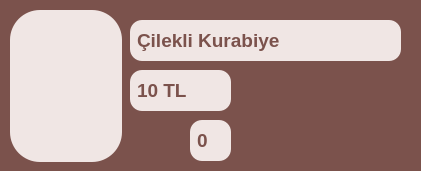
          <widget class="QGroupBox" name="gb_cilekli_kurabiye">
           <property name="minimumSize">
            <size>
             <width>421</width>
             <height>171</height>
            </size>
           </property>
           <property name="maximumSize">
            <size>
             <width>421</width>
             <height>171</height>
            </size>
           </property>
           <property name="styleSheet">
            <string notr="true">QGroupBox {
    background-color:  #7b524c;
    color: #7b524c;
    border-radius: 12px;
    font-size: 14pt;
    padding: 5px;
}</string>
           </property>
           <property name="title">
            <string>GroupBox</string>
           </property>
           <widget class="QLineEdit" name="le_urun_adi_cilekli_kurabiye_market">
            <property name="enabled">
             <bool>false</bool>
            </property>
            <property name="geometry">
             <rect>
              <x>130</x>
              <y>20</y>
              <width>271</width>
              <height>41</height>
             </rect>
            </property>
            <property name="font">
             <font>
              <pointsize>14</pointsize>
              <weight>75</weight>
              <bold>true</bold>
             </font>
            </property>
            <property name="styleSheet">
             <string notr="true">QLineEdit {
    background-color: #f0e6e4;
    color: #7b524c;
    border-radius: 12px;
    font-size: 14pt;
    padding: 5px;
	bond;
}</string>
            </property>
            <property name="text">
             <string>Çilekli Kurabiye</string>
            </property>
           </widget>
           <widget class="QLineEdit" name="le_urun_fiyati_cikolatali_kurabiye_market_2">
            <property name="enabled">
             <bool>false</bool>
            </property>
            <property name="geometry">
             <rect>
              <x>130</x>
              <y>70</y>
              <width>101</width>
              <height>41</height>
             </rect>
            </property>
            <property name="font">
             <font>
              <pointsize>14</pointsize>
              <weight>75</weight>
              <bold>true</bold>
             </font>
            </property>
            <property name="styleSheet">
             <string notr="true">QLineEdit {
    background-color: #f0e6e4;
    color: #7b524c;
    border-radius: 12px;
    font-size: 14pt;
    padding: 5px;
	bond;
}</string>
            </property>
            <property name="text">
             <string>10 TL</string>
            </property>
           </widget>
           <widget class="QPushButton" name="btn_urun_adedi_eksiltme_cilekli_kurabiye_market">
            <property name="geometry">
             <rect>
              <x>130</x>
              <y>120</y>
              <width>51</width>
              <height>41</height>
             </rect>
            </property>
            <property name="styleSheet">
             <string notr="true">QPushButton {
    background-color: rgba(0, 0, 0, 0);
    border: none;
}</string>
            </property>
            <property name="text">
             <string/>
            </property>
            <property name="icon">
             <iconset>
              <normaloff>icon/minus.png</normaloff>icon/minus.png</iconset>
            </property>
            <property name="iconSize">
             <size>
              <width>40</width>
              <height>40</height>
             </size>
            </property>
           </widget>
           <widget class="QPushButton" name="btn_urun_adedi_arttirma_cilekli_kurabiye_market">
            <property name="geometry">
             <rect>
              <x>240</x>
              <y>120</y>
              <width>51</width>
              <height>41</height>
             </rect>
            </property>
            <property name="styleSheet">
             <string notr="true">QPushButton {
    background-color: rgba(0, 0, 0, 0);
    border: none;
}</string>
            </property>
            <property name="text">
             <string/>
            </property>
            <property name="icon">
             <iconset>
              <normaloff>icon/add.png</normaloff>icon/add.png</iconset>
            </property>
            <property name="iconSize">
             <size>
              <width>40</width>
              <height>40</height>
             </size>
            </property>
           </widget>
           <widget class="QLineEdit" name="le_urun_adedi_cilekli_kurabiye_market">
            <property name="enabled">
             <bool>false</bool>
            </property>
            <property name="geometry">
             <rect>
              <x>190</x>
              <y>120</y>
              <width>41</width>
              <height>41</height>
             </rect>
            </property>
            <property name="font">
             <font>
              <pointsize>14</pointsize>
              <weight>75</weight>
              <bold>true</bold>
             </font>
            </property>
            <property name="styleSheet">
             <string notr="true">QLineEdit {
    background-color: #f0e6e4;
    color: #7b524c;
    border-radius: 12px;
    font-size: 14pt;
    padding: 5px;
	bond;
}</string>
            </property>
            <property name="text">
             <string>0</string>
            </property>
           </widget>
           <widget class="QPushButton" name="btn_urun_arka_plani_cilekli_kurabiye_market">
            <property name="enabled">
             <bool>false</bool>
            </property>
            <property name="geometry">
             <rect>
              <x>10</x>
              <y>10</y>
              <width>112</width>
              <height>152</height>
             </rect>
            </property>
            <property name="minimumSize">
             <size>
              <width>0</width>
              <height>0</height>
             </size>
            </property>
            <property name="maximumSize">
             <size>
              <width>100000</width>
              <height>1000000</height>
             </size>
            </property>
            <property name="palette">
             <palette>
              <active>
               <colorrole role="WindowText">
                <brush brushstyle="SolidPattern">
                 <color alpha="255">
                  <red>252</red>
                  <green>237</green>
                  <blue>214</blue>
                 </color>
                </brush>
               </colorrole>
               <colorrole role="Button">
                <brush brushstyle="SolidPattern">
                 <color alpha="255">
                  <red>240</red>
                  <green>230</green>
                  <blue>228</blue>
                 </color>
                </brush>
               </colorrole>
               <colorrole role="Text">
                <brush brushstyle="SolidPattern">
                 <color alpha="255">
                  <red>252</red>
                  <green>237</green>
                  <blue>214</blue>
                 </color>
                </brush>
               </colorrole>
               <colorrole role="ButtonText">
                <brush brushstyle="SolidPattern">
                 <color alpha="255">
                  <red>252</red>
                  <green>237</green>
                  <blue>214</blue>
                 </color>
                </brush>
               </colorrole>
               <colorrole role="Base">
                <brush brushstyle="SolidPattern">
                 <color alpha="255">
                  <red>240</red>
                  <green>230</green>
                  <blue>228</blue>
                 </color>
                </brush>
               </colorrole>
               <colorrole role="Window">
                <brush brushstyle="SolidPattern">
                 <color alpha="255">
                  <red>240</red>
                  <green>230</green>
                  <blue>228</blue>
                 </color>
                </brush>
               </colorrole>
              </active>
              <inactive>
               <colorrole role="WindowText">
                <brush brushstyle="SolidPattern">
                 <color alpha="255">
                  <red>252</red>
                  <green>237</green>
                  <blue>214</blue>
                 </color>
                </brush>
               </colorrole>
               <colorrole role="Button">
                <brush brushstyle="SolidPattern">
                 <color alpha="255">
                  <red>240</red>
                  <green>230</green>
                  <blue>228</blue>
                 </color>
                </brush>
               </colorrole>
               <colorrole role="Text">
                <brush brushstyle="SolidPattern">
                 <color alpha="255">
                  <red>252</red>
                  <green>237</green>
                  <blue>214</blue>
                 </color>
                </brush>
               </colorrole>
               <colorrole role="ButtonText">
                <brush brushstyle="SolidPattern">
                 <color alpha="255">
                  <red>252</red>
                  <green>237</green>
                  <blue>214</blue>
                 </color>
                </brush>
               </colorrole>
               <colorrole role="Base">
                <brush brushstyle="SolidPattern">
                 <color alpha="255">
                  <red>240</red>
                  <green>230</green>
                  <blue>228</blue>
                 </color>
                </brush>
               </colorrole>
               <colorrole role="Window">
                <brush brushstyle="SolidPattern">
                 <color alpha="255">
                  <red>240</red>
                  <green>230</green>
                  <blue>228</blue>
                 </color>
                </brush>
               </colorrole>
              </inactive>
              <disabled>
               <colorrole role="WindowText">
                <brush brushstyle="SolidPattern">
                 <color alpha="255">
                  <red>252</red>
                  <green>237</green>
                  <blue>214</blue>
                 </color>
                </brush>
               </colorrole>
               <colorrole role="Button">
                <brush brushstyle="SolidPattern">
                 <color alpha="255">
                  <red>240</red>
                  <green>230</green>
                  <blue>228</blue>
                 </color>
                </brush>
               </colorrole>
               <colorrole role="Text">
                <brush brushstyle="SolidPattern">
                 <color alpha="255">
                  <red>252</red>
                  <green>237</green>
                  <blue>214</blue>
                 </color>
                </brush>
               </colorrole>
               <colorrole role="ButtonText">
                <brush brushstyle="SolidPattern">
                 <color alpha="255">
                  <red>252</red>
                  <green>237</green>
                  <blue>214</blue>
                 </color>
                </brush>
               </colorrole>
               <colorrole role="Base">
                <brush brushstyle="SolidPattern">
                 <color alpha="255">
                  <red>240</red>
                  <green>230</green>
                  <blue>228</blue>
                 </color>
                </brush>
               </colorrole>
               <colorrole role="Window">
                <brush brushstyle="SolidPattern">
                 <color alpha="255">
                  <red>240</red>
                  <green>230</green>
                  <blue>228</blue>
                 </color>
                </brush>
               </colorrole>
              </disabled>
             </palette>
            </property>
            <property name="font">
             <font>
              <family>Arial Black</family>
              <pointsize>16</pointsize>
              <weight>75</weight>
              <bold>true</bold>
             </font>
            </property>
            <property name="cursor">
             <cursorShape>ArrowCursor</cursorShape>
            </property>
            <property name="contextMenuPolicy">
             <enum>Qt::DefaultContextMenu</enum>
            </property>
            <property name="styleSheet">
             <string notr="true">QPushButton {
    background-color: #f0e6e4;
    border-radius: 30px;

}

</string>
            </property>
            <property name="text">
             <string/>
            </property>
           </widget>
           <widget class="QLabel" name="lb_urun_icon_cilekli_kurabiye_market">
            <property name="geometry">
             <rect>
              <x>15</x>
              <y>40</y>
              <width>101</width>
              <height>101</height>
             </rect>
            </property>
            <property name="styleSheet">
             <string notr="true">QLbel{
background-color: #f0e6e4;

}

</string>
            </property>
            <property name="text">
             <string/>
            </property>
            <property name="pixmap">
             <pixmap>icon/breakfast_16193400.png</pixmap>
            </property>
            <property name="scaledContents">
             <bool>true</bool>
            </property>
           </widget>
          </widget>
